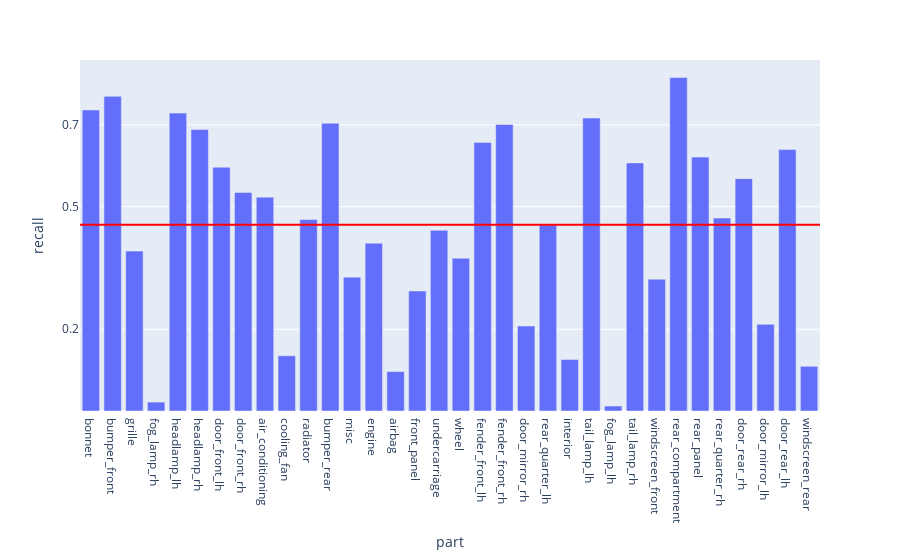

Source (notebook cell):
### Code cell
fig = px.bar(summaryPerfDf, x = 'part', y = 'recall')

fig.add_hline(y=avgRecall, line_width=2, line_color="red")

fig.update_layout(
    yaxis = dict(
        tickmode = 'array',
        tickvals = [np.format_float_positional(avgRecall, 1), 0.2, 0.5, 0.7],
    )
)
fig

### Figure 1 — Plotly figure (JSON) as saved in the notebook; plotly's stock layout.template omitted (floating-point values rounded to 4 significant figures)
{"data": [{"alignmentgroup": "True", "hovertemplate": "part=%{x}<br>recall=%{y}<extra></extra>", "legendgroup": "", "marker": {"color": "#636efa", "pattern": {"shape": ""}}, "name": "", "offsetgroup": "", "orientation": "v", "showlegend": false, "textposition": "auto", "type": "bar", "x": ["bonnet", "bumper_front", "grille", "fog_lamp_rh", "headlamp_lh", "headlamp_rh", "door_front_lh", "door_front_rh", "air_conditioning", "cooling_fan", "radiator", "bumper_rear", "misc", "engine", "airbag", "front_panel", "undercarriage", "wheel", "fender_front_lh", "fender_front_rh", "door_mirror_rh", "rear_quarter_lh", "interior", "tail_lamp_lh", "fog_lamp_lh", "tail_lamp_rh", "windscreen_front", "rear_compartment", "rear_panel", "rear_quarter_rh", "door_rear_rh", "door_mirror_lh", "door_rear_lh", "windscreen_rear"], "xaxis": "x", "y": [0.7366, 0.77, 0.3912, 0.02179, 0.729, 0.6887, 0.5964, 0.5349, 0.5233, 0.1352, 0.4685, 0.7041, 0.3275, 0.4105, 0.09646, 0.2937, 0.442, 0.3739, 0.6572, 0.701, 0.208, 0.4549, 0.1259, 0.7169, 0.0121, 0.6071, 0.3224, 0.8159, 0.6213, 0.472, 0.5685, 0.212, 0.6396, 0.1094], "yaxis": "y"}], "layout": {"barmode": "relative", "legend": {"tracegroupgap": 0}, "margin": {"t": 60}, "shapes": [{"line": {"color": "red", "width": 2}, "type": "line", "x0": 0, "x1": 1, "xref": "x domain", "y0": 0.4555, "y1": 0.4555, "yref": "y"}], "xaxis": {"anchor": "y", "domain": [0, 1], "title": {"text": "part"}}, "yaxis": {"anchor": "x", "domain": [0, 1], "tickmode": "array", "tickvals": ["0.5", 0.2, 0.5, 0.7], "title": {"text": "recall"}}}}
